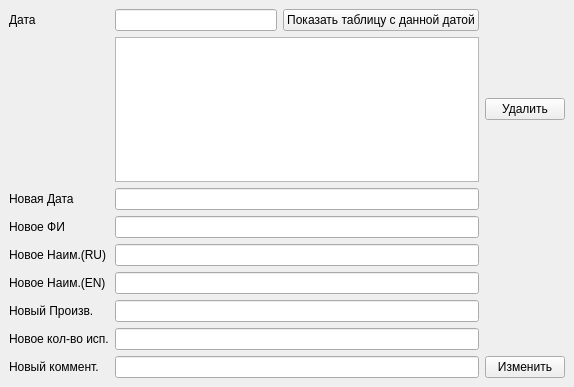
<?xml version="1.0" encoding="UTF-8"?>
<ui version="4.0">
 <class>edit_story</class>
 <widget class="QMainWindow" name="edit_story">
  <property name="geometry">
   <rect>
    <x>0</x>
    <y>0</y>
    <width>574</width>
    <height>387</height>
   </rect>
  </property>
  <property name="windowTitle">
   <string>MainWindow</string>
  </property>
  <widget class="QWidget" name="centralwidget">
   <layout class="QGridLayout" name="gridLayout">
    <item row="0" column="0">
     <widget class="QLabel" name="label_date">
      <property name="text">
       <string>Дата</string>
      </property>
     </widget>
    </item>
    <item row="0" column="1">
     <widget class="QLineEdit" name="date"/>
    </item>
    <item row="0" column="2">
     <widget class="QPushButton" name="pushButton_show_table">
      <property name="text">
       <string>Показать таблицу с данной датой</string>
      </property>
     </widget>
    </item>
    <item row="2" column="0">
     <widget class="QLabel" name="label_new_date">
      <property name="text">
       <string>Новая Дата</string>
      </property>
     </widget>
    </item>
    <item row="2" column="1" colspan="2">
     <widget class="QLineEdit" name="new_date"/>
    </item>
    <item row="3" column="0">
     <widget class="QLabel" name="label_new_name_surname">
      <property name="text">
       <string>Новое ФИ</string>
      </property>
     </widget>
    </item>
    <item row="3" column="1" colspan="2">
     <widget class="QLineEdit" name="new_name_surname"/>
    </item>
    <item row="4" column="0">
     <widget class="QLabel" name="label_new_name_ru">
      <property name="text">
       <string>Новое Наим.(RU)</string>
      </property>
     </widget>
    </item>
    <item row="4" column="1" colspan="2">
     <widget class="QLineEdit" name="new_name_ru"/>
    </item>
    <item row="5" column="0">
     <widget class="QLabel" name="label_new_name_en">
      <property name="text">
       <string>Новое Наим.(EN)</string>
      </property>
     </widget>
    </item>
    <item row="5" column="1" colspan="2">
     <widget class="QLineEdit" name="new_name_en"/>
    </item>
    <item row="6" column="0">
     <widget class="QLabel" name="label_new_manufacturer">
      <property name="text">
       <string>Новый Произв.</string>
      </property>
     </widget>
    </item>
    <item row="6" column="1" colspan="2">
     <widget class="QLineEdit" name="new_manufacturer"/>
    </item>
    <item row="7" column="0">
     <widget class="QLabel" name="label_ne_use_count">
      <property name="text">
       <string>Новое кол-во исп.</string>
      </property>
     </widget>
    </item>
    <item row="7" column="1" colspan="2">
     <widget class="QLineEdit" name="new_use_count"/>
    </item>
    <item row="8" column="0">
     <widget class="QLabel" name="label_new_comment">
      <property name="text">
       <string>Новый коммент.</string>
      </property>
     </widget>
    </item>
    <item row="8" column="1" colspan="2">
     <widget class="QLineEdit" name="new_comment"/>
    </item>
    <item row="8" column="3">
     <widget class="QPushButton" name="pushButton_edit">
      <property name="text">
       <string>Изменить</string>
      </property>
     </widget>
    </item>
    <item row="1" column="1" colspan="2">
     <widget class="QTableView" name="tableView_story"/>
    </item>
    <item row="1" column="3">
     <widget class="QPushButton" name="pushButton_delete">
      <property name="text">
       <string>Удалить</string>
      </property>
     </widget>
    </item>
   </layout>
  </widget>
 </widget>
 <resources/>
 <connections/>
</ui>
